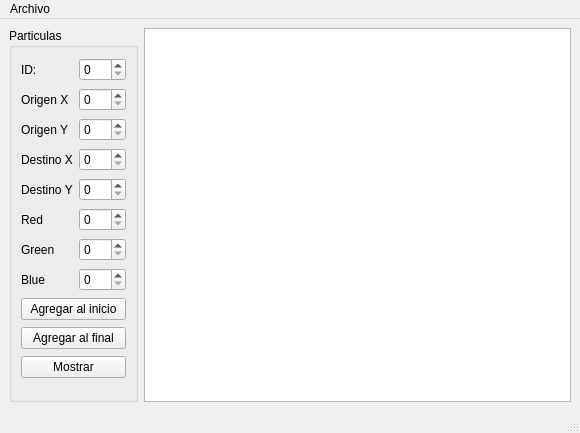
<?xml version="1.0" encoding="UTF-8"?>
<ui version="4.0">
 <class>MainWindow</class>
 <widget class="QMainWindow" name="MainWindow">
  <property name="geometry">
   <rect>
    <x>0</x>
    <y>0</y>
    <width>580</width>
    <height>433</height>
   </rect>
  </property>
  <property name="windowTitle">
   <string>MainWindow</string>
  </property>
  <widget class="QWidget" name="centralwidget">
   <layout class="QGridLayout" name="gridLayout_2">
    <item row="0" column="1">
     <widget class="QGroupBox" name="groupBox">
      <property name="title">
       <string>Particulas</string>
      </property>
      <layout class="QGridLayout" name="gridLayout">
       <item row="5" column="0">
        <widget class="QLabel" name="label_5">
         <property name="text">
          <string>Destino Y</string>
         </property>
        </widget>
       </item>
       <item row="6" column="1">
        <widget class="QSpinBox" name="Red_spinBox"/>
       </item>
       <item row="6" column="0">
        <widget class="QLabel" name="label_2">
         <property name="text">
          <string>Red</string>
         </property>
        </widget>
       </item>
       <item row="5" column="1">
        <widget class="QSpinBox" name="DestinoY_spinBox">
         <property name="maximum">
          <number>255</number>
         </property>
        </widget>
       </item>
       <item row="4" column="0">
        <widget class="QLabel" name="label_4">
         <property name="text">
          <string>Destino X</string>
         </property>
        </widget>
       </item>
       <item row="1" column="0">
        <widget class="QLabel" name="label0">
         <property name="text">
          <string>Origen X</string>
         </property>
        </widget>
       </item>
       <item row="3" column="1">
        <widget class="QSpinBox" name="OrigenY_spinBox">
         <property name="maximum">
          <number>999</number>
         </property>
        </widget>
       </item>
       <item row="10" column="0" colspan="2">
        <widget class="QPushButton" name="Agregar_final">
         <property name="text">
          <string>Agregar al final</string>
         </property>
        </widget>
       </item>
       <item row="4" column="1">
        <widget class="QSpinBox" name="DestinoX_spinBox">
         <property name="maximum">
          <number>255</number>
         </property>
        </widget>
       </item>
       <item row="8" column="0">
        <widget class="QLabel" name="label_8">
         <property name="text">
          <string>Blue</string>
         </property>
        </widget>
       </item>
       <item row="0" column="1">
        <widget class="QSpinBox" name="ID_spinBox">
         <property name="maximum">
          <number>999</number>
         </property>
        </widget>
       </item>
       <item row="0" column="0">
        <widget class="QLabel" name="label">
         <property name="text">
          <string>ID:</string>
         </property>
        </widget>
       </item>
       <item row="1" column="1">
        <widget class="QSpinBox" name="OrigenX_spinBox">
         <property name="maximum">
          <number>999</number>
         </property>
        </widget>
       </item>
       <item row="11" column="0" colspan="2">
        <widget class="QPushButton" name="Mostrar">
         <property name="text">
          <string>Mostrar</string>
         </property>
        </widget>
       </item>
       <item row="3" column="0">
        <widget class="QLabel" name="label_3">
         <property name="text">
          <string>Origen Y</string>
         </property>
        </widget>
       </item>
       <item row="7" column="1">
        <widget class="QSpinBox" name="Green_spinBox"/>
       </item>
       <item row="9" column="0" colspan="2">
        <widget class="QPushButton" name="Agregar_Inicio">
         <property name="text">
          <string>Agregar al inicio</string>
         </property>
        </widget>
       </item>
       <item row="8" column="1">
        <widget class="QSpinBox" name="Blue_spinBox"/>
       </item>
       <item row="7" column="0">
        <widget class="QLabel" name="label_7">
         <property name="text">
          <string>Green</string>
         </property>
        </widget>
       </item>
      </layout>
     </widget>
    </item>
    <item row="0" column="2">
     <widget class="QPlainTextEdit" name="Print"/>
    </item>
   </layout>
  </widget>
  <widget class="QMenuBar" name="menubar">
   <property name="geometry">
    <rect>
     <x>0</x>
     <y>0</y>
     <width>580</width>
     <height>21</height>
    </rect>
   </property>
   <widget class="QMenu" name="menuArchivo">
    <property name="title">
     <string>Archivo</string>
    </property>
    <addaction name="actionAbrir"/>
    <addaction name="actionGuardar"/>
   </widget>
   <addaction name="menuArchivo"/>
  </widget>
  <widget class="QStatusBar" name="statusbar"/>
  <action name="actionAbrir">
   <property name="text">
    <string>Abrir</string>
   </property>
   <property name="shortcut">
    <string>Ctrl+O</string>
   </property>
  </action>
  <action name="actionGuardar">
   <property name="text">
    <string>Guardar</string>
   </property>
   <property name="shortcut">
    <string>Ctrl+S</string>
   </property>
  </action>
 </widget>
 <resources/>
 <connections/>
</ui>
